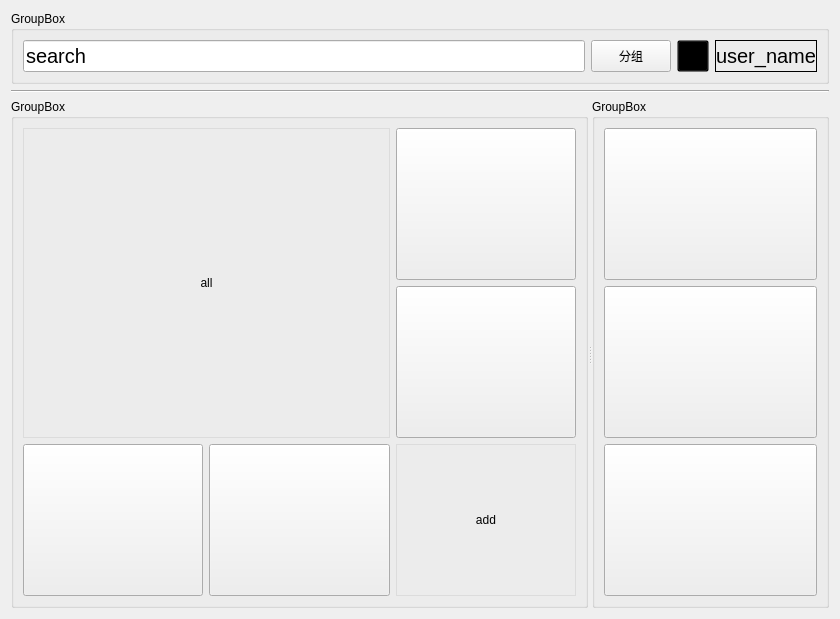
<?xml version="1.0" encoding="UTF-8"?>
<ui version="4.0">
 <class>Widget</class>
 <widget class="QWidget" name="Widget">
  <property name="geometry">
   <rect>
    <x>0</x>
    <y>0</y>
    <width>840</width>
    <height>619</height>
   </rect>
  </property>
  <property name="windowTitle">
   <string>Widget</string>
  </property>
  <layout class="QGridLayout" name="gridLayout_5">
   <item row="0" column="0">
    <widget class="QGroupBox" name="groupBox_3">
     <property name="sizePolicy">
      <sizepolicy hsizetype="Preferred" vsizetype="Maximum">
       <horstretch>0</horstretch>
       <verstretch>0</verstretch>
      </sizepolicy>
     </property>
     <property name="title">
      <string>GroupBox</string>
     </property>
     <layout class="QGridLayout" name="gridLayout_3">
      <item row="0" column="2">
       <widget class="QPushButton" name="btnProfile">
        <property name="sizePolicy">
         <sizepolicy hsizetype="Minimum" vsizetype="MinimumExpanding">
          <horstretch>0</horstretch>
          <verstretch>0</verstretch>
         </sizepolicy>
        </property>
        <property name="minimumSize">
         <size>
          <width>32</width>
          <height>23</height>
         </size>
        </property>
        <property name="maximumSize">
         <size>
          <width>32</width>
          <height>32</height>
         </size>
        </property>
        <property name="styleSheet">
         <string notr="true">background-color: transparent;</string>
        </property>
        <property name="text">
         <string/>
        </property>
        <property name="iconSize">
         <size>
          <width>32</width>
          <height>32</height>
         </size>
        </property>
       </widget>
      </item>
      <item row="0" column="0">
       <widget class="QLineEdit" name="lineEdit">
        <property name="sizePolicy">
         <sizepolicy hsizetype="MinimumExpanding" vsizetype="MinimumExpanding">
          <horstretch>0</horstretch>
          <verstretch>0</verstretch>
         </sizepolicy>
        </property>
        <property name="font">
         <font>
          <pointsize>15</pointsize>
         </font>
        </property>
        <property name="text">
         <string>search</string>
        </property>
       </widget>
      </item>
      <item row="0" column="3">
       <widget class="QPushButton" name="btnUsername">
        <property name="minimumSize">
         <size>
          <width>0</width>
          <height>32</height>
         </size>
        </property>
        <property name="maximumSize">
         <size>
          <width>16777215</width>
          <height>32</height>
         </size>
        </property>
        <property name="font">
         <font>
          <pointsize>15</pointsize>
         </font>
        </property>
        <property name="styleSheet">
         <string notr="true">border: 1px solid #000000;background-color: transparent;</string>
        </property>
        <property name="text">
         <string>user_name</string>
        </property>
       </widget>
      </item>
      <item row="0" column="1">
       <widget class="QPushButton" name="btnGroup">
        <property name="sizePolicy">
         <sizepolicy hsizetype="Minimum" vsizetype="MinimumExpanding">
          <horstretch>0</horstretch>
          <verstretch>0</verstretch>
         </sizepolicy>
        </property>
        <property name="text">
         <string>分组</string>
        </property>
       </widget>
      </item>
     </layout>
    </widget>
   </item>
   <item row="1" column="0">
    <widget class="Line" name="line">
     <property name="orientation">
      <enum>Qt::Horizontal</enum>
     </property>
    </widget>
   </item>
   <item row="2" column="0">
    <widget class="QSplitter" name="splitter">
     <property name="orientation">
      <enum>Qt::Horizontal</enum>
     </property>
     <widget class="QGroupBox" name="groupBox">
      <property name="sizePolicy">
       <sizepolicy hsizetype="Preferred" vsizetype="Preferred">
        <horstretch>0</horstretch>
        <verstretch>0</verstretch>
       </sizepolicy>
      </property>
      <property name="title">
       <string>GroupBox</string>
      </property>
      <layout class="QGridLayout" name="gridLayout_2">
       <item row="0" column="0">
        <layout class="QGridLayout" name="gridLayout">
         <item row="0" column="0" rowspan="2" colspan="2">
          <widget class="QPushButton" name="btnAll">
           <property name="sizePolicy">
            <sizepolicy hsizetype="Minimum" vsizetype="Minimum">
             <horstretch>0</horstretch>
             <verstretch>0</verstretch>
            </sizepolicy>
           </property>
           <property name="styleSheet">
            <string notr="true">QPushButton{background-color: transparent;
border:1px solid #dcdcdc}
QPushButton:hover{border:1px solid #4dabf7;
background-color : rgba(165, 216, 255, 80)}
</string>
           </property>
           <property name="text">
            <string>all</string>
           </property>
          </widget>
         </item>
         <item row="0" column="2">
          <widget class="QPushButton" name="pushButton_1">
           <property name="sizePolicy">
            <sizepolicy hsizetype="Minimum" vsizetype="Minimum">
             <horstretch>0</horstretch>
             <verstretch>0</verstretch>
            </sizepolicy>
           </property>
           <property name="styleSheet">
            <string notr="true"/>
           </property>
           <property name="text">
            <string/>
           </property>
           <property name="iconSize">
            <size>
             <width>200</width>
             <height>200</height>
            </size>
           </property>
          </widget>
         </item>
         <item row="1" column="2">
          <widget class="QPushButton" name="pushButton_2">
           <property name="sizePolicy">
            <sizepolicy hsizetype="Minimum" vsizetype="Minimum">
             <horstretch>0</horstretch>
             <verstretch>0</verstretch>
            </sizepolicy>
           </property>
           <property name="styleSheet">
            <string notr="true"/>
           </property>
           <property name="text">
            <string/>
           </property>
           <property name="iconSize">
            <size>
             <width>200</width>
             <height>200</height>
            </size>
           </property>
          </widget>
         </item>
         <item row="2" column="0">
          <widget class="QPushButton" name="pushButton_3">
           <property name="sizePolicy">
            <sizepolicy hsizetype="Minimum" vsizetype="Minimum">
             <horstretch>0</horstretch>
             <verstretch>0</verstretch>
            </sizepolicy>
           </property>
           <property name="styleSheet">
            <string notr="true"/>
           </property>
           <property name="text">
            <string/>
           </property>
           <property name="iconSize">
            <size>
             <width>200</width>
             <height>200</height>
            </size>
           </property>
          </widget>
         </item>
         <item row="2" column="1">
          <widget class="QPushButton" name="pushButton_4">
           <property name="sizePolicy">
            <sizepolicy hsizetype="Minimum" vsizetype="Minimum">
             <horstretch>0</horstretch>
             <verstretch>0</verstretch>
            </sizepolicy>
           </property>
           <property name="styleSheet">
            <string notr="true"/>
           </property>
           <property name="text">
            <string/>
           </property>
           <property name="iconSize">
            <size>
             <width>200</width>
             <height>200</height>
            </size>
           </property>
          </widget>
         </item>
         <item row="2" column="2">
          <widget class="QPushButton" name="btnAdd">
           <property name="sizePolicy">
            <sizepolicy hsizetype="Minimum" vsizetype="Minimum">
             <horstretch>0</horstretch>
             <verstretch>0</verstretch>
            </sizepolicy>
           </property>
           <property name="styleSheet">
            <string notr="true">QPushButton{background-color: transparent;
border:1px solid #dcdcdc}
QPushButton:hover{border:1px solid #4dabf7;
background-color : rgba(165, 216, 255, 80)}</string>
           </property>
           <property name="text">
            <string>add</string>
           </property>
          </widget>
         </item>
        </layout>
       </item>
      </layout>
     </widget>
     <widget class="QGroupBox" name="groupBox_2">
      <property name="sizePolicy">
       <sizepolicy hsizetype="Preferred" vsizetype="Preferred">
        <horstretch>0</horstretch>
        <verstretch>0</verstretch>
       </sizepolicy>
      </property>
      <property name="title">
       <string>GroupBox</string>
      </property>
      <layout class="QGridLayout" name="gridLayout_4">
       <item row="0" column="0">
        <widget class="QPushButton" name="pushButton_5">
         <property name="sizePolicy">
          <sizepolicy hsizetype="Minimum" vsizetype="Minimum">
           <horstretch>0</horstretch>
           <verstretch>0</verstretch>
          </sizepolicy>
         </property>
         <property name="styleSheet">
          <string notr="true"/>
         </property>
         <property name="text">
          <string/>
         </property>
         <property name="iconSize">
          <size>
           <width>200</width>
           <height>200</height>
          </size>
         </property>
        </widget>
       </item>
       <item row="2" column="0">
        <widget class="QPushButton" name="pushButton_7">
         <property name="sizePolicy">
          <sizepolicy hsizetype="Minimum" vsizetype="Minimum">
           <horstretch>0</horstretch>
           <verstretch>0</verstretch>
          </sizepolicy>
         </property>
         <property name="styleSheet">
          <string notr="true"/>
         </property>
         <property name="text">
          <string/>
         </property>
         <property name="iconSize">
          <size>
           <width>200</width>
           <height>200</height>
          </size>
         </property>
        </widget>
       </item>
       <item row="1" column="0">
        <widget class="QPushButton" name="pushButton_6">
         <property name="sizePolicy">
          <sizepolicy hsizetype="Minimum" vsizetype="Minimum">
           <horstretch>0</horstretch>
           <verstretch>0</verstretch>
          </sizepolicy>
         </property>
         <property name="styleSheet">
          <string notr="true"/>
         </property>
         <property name="text">
          <string/>
         </property>
         <property name="iconSize">
          <size>
           <width>200</width>
           <height>200</height>
          </size>
         </property>
        </widget>
       </item>
      </layout>
     </widget>
    </widget>
   </item>
  </layout>
 </widget>
 <resources/>
 <connections/>
</ui>
